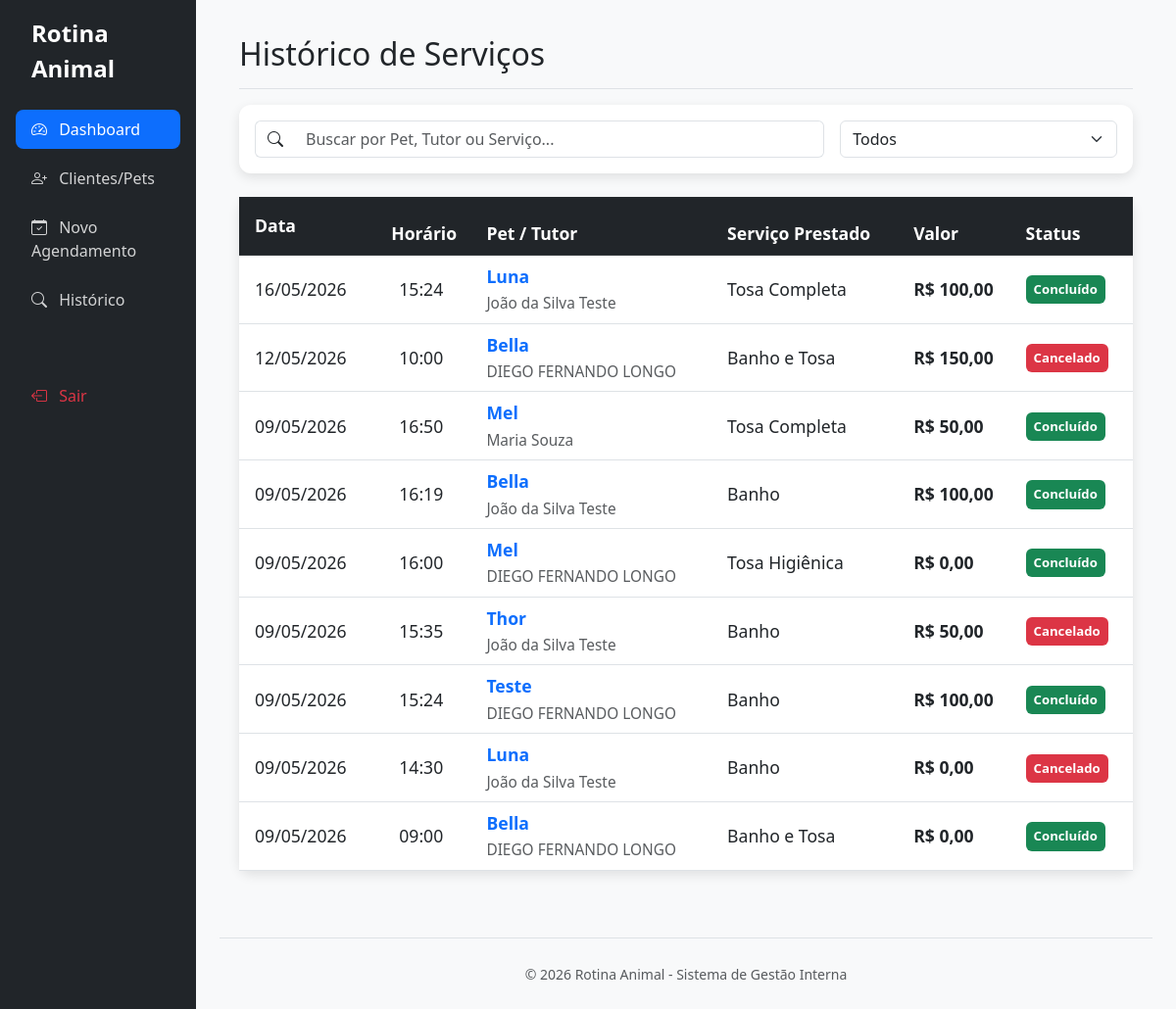
Screenshot of /historico/ with the database file from the repository.
### core/models.py (models this page shows, shortened)
class Agendamento(models.Model):
    STATUS_CHOICES = [
        ('pendente', 'Pendente'),
        ('em_andamento', 'Em Andamento'),
        ('concluido', 'Concluído'),
        ('cancelado', 'Cancelado'),
    ]
    cliente = models.ForeignKey(Cliente, on_delete=models.CASCADE)
    pet = models.ForeignKey(Pet, on_delete=models.CASCADE)
    data = models.DateField()
    hora_inicio = models.TimeField()
    tipo_servico = models.CharField(max_length=100)
    valor = models.DecimalField(max_digits=10, decimal_places=2, null=True, blank=True)
    status = models.CharField(max_length=20, choices=STATUS_CHOICES, default='pendente')
    pago = models.BooleanField(default=False)
    observacoes = models.TextField(null=True, blank=True)
    @property
    def status_class(self):
        return {'pendente': 'secondary', 'em_andamento': 'warning', 'concluido': 'success', 'cancelado': 'danger'}.get(self.status)
    class Meta:
        ordering = ['data', 'hora_inicio']

class Pet(models.Model):
    PORTE_CHOICES = [('pequeno', 'Pequeno'), ('medio', 'Médio'), ('grande', 'Grande')]
    cliente = models.ForeignKey(Cliente, on_delete=models.CASCADE, related_name='pets')
    nome_pet = models.CharField(max_length=100)
    raca_pet = models.CharField(max_length=100)
    porte_pet = models.CharField(max_length=20, choices=PORTE_CHOICES)
    idade_pet = models.CharField(max_length=20, null=True, blank=True)

class Cliente(models.Model):
    nome_cliente = models.CharField(max_length=100)
    telefone = models.CharField(max_length=20)
    cpf = models.CharField(max_length=11, unique=True, null=True, blank=True)
    rua = models.CharField(max_length=100, null=True, blank=True)
    numero = models.CharField(max_length=10, null=True, blank=True)
    bairro = models.CharField(max_length=100, null=True, blank=True)
    criado_em = models.DateTimeField(auto_now_add=True)

### core/views.py (the view)
# urls.py: path('historico/', views.historico_view, name='historico'),
def historico_view(request):
    status = request.GET.get('status', 'todos')
    query = request.GET.get('q', '').strip()
    historico_query = Agendamento.objects.filter(
        Q(status='cancelado') | Q(status='concluido', pago=True)
    )
    if status in ['concluido', 'cancelado']:
        historico_query = historico_query.filter(status=status)
    if query:
        historico_query = historico_query.filter(
            Q(pet__nome_pet__icontains=query) |
            Q(cliente__nome_cliente__icontains=query) |
            Q(tipo_servico__icontains=query)
        )
    historico = historico_query.order_by('-data', '-hora_inicio')
    return render(request, 'historico.html', {
        'historico': historico,
        'selected_status': status,
        'query': query,
    })

### templates/historico.html (shortened to what this page needs)
{% extends 'base.html' %}
{% block content %}
<div class="pt-3 pb-2 mb-3 border-bottom">
    <h1 class="h2">Histórico de Serviços</h1>
</div>
<div class="card card-tv mb-4">
    <div class="card-body">
        <form method="get">
            <div class="row g-3">
                <div class="col-md-8">
                    <div class="input-group">
                        <span class="input-group-text bg-white border-end-0"><i class="bi bi-search"></i></span>
                        <input type="text" name="q" class="form-control border-start-0" placeholder="Buscar por Pet, Tutor ou Serviço..." value="{{ query }}">
                    </div>
                </div>
                <div class="col-md-4">
                    <select class="form-select" name="status" onchange="this.form.submit()">
                        <option value="todos" {% if selected_status == 'todos' %}selected{% endif %}>Todos</option>
                    </select>
                </div>
            </div>
        </form>
    </div>
</div>
<div class="card card-tv">
    <div class="card-body p-0">
        <div class="table-responsive">
            <table class="table table-hover align-middle mb-0" style="font-size: 1.1rem;">
                <thead class="table-dark">
                    <tr>
                        <th class="p-3">Data</th>
                        <th>Horário</th>
                        <th>Pet / Tutor</th>
                        <th>Serviço Prestado</th>
                        <th>Valor</th>
                        <th>Status</th>
                    </tr>
                </thead>
                <tbody>
                    {% for item in historico %}
                    <tr>
                        <td class="p-3">{{ item.data_realizacao|default:item.data|date:"d/m/Y" }}</td>
                        <td class="p-3">{{ item.hora_realizacao|default:item.hora_inicio|time:"H:i" }}</td>
                        <td>
                            <span class="fw-bold text-primary">{{ item.pet.nome_pet }}</span><br>
                            <small class="text-muted">{{ item.cliente.nome_cliente }}</small>
                        </td>
                        <td>{{ item.tipo_servico }}</td>
                        <td class="fw-bold">R$ {{ item.valor|default:"0.00"|floatformat:2 }}</td>
                        <td>
                            <span class="badge bg-{{ item.status_class }} p-2">
                                {{ item.get_status_display }}
                            </span>
                        </td>
                    </tr>
                    {% endfor %}
                </tbody>
            </table>
        </div>
    </div>
</div>
{% endblock %}

### templates/base.html (style rules this page uses)
body { background-color: #f8f9fa; font-family: 'Segoe UI', Tahoma, Geneva, Verdana, sans-serif; }
.card-tv { border: none; box-shadow: 0 4px 12px rgba(0,0,0,0.1); border-radius: 12px; }

### rows the page displays
Agendamento: data_realizacao "16/05/2026", hora_realizacao "15:24", pet.nome_pet "Luna", cliente.nome_cliente "João da Silva Teste", tipo_servico "Tosa Completa", valor "100,00", status "Concluído"
Agendamento: data_realizacao "12/05/2026", hora_realizacao "10:00", pet.nome_pet "Bella", cliente.nome_cliente "DIEGO FERNANDO LONGO", tipo_servico "Banho e Tosa", valor "150,00", status "Cancelado"
Agendamento: data_realizacao "09/05/2026", hora_realizacao "16:50", pet.nome_pet "Mel", cliente.nome_cliente "Maria Souza", tipo_servico "Tosa Completa", valor "50,00", status "Concluído"
Agendamento: data_realizacao "09/05/2026", hora_realizacao "16:19", pet.nome_pet "Bella", cliente.nome_cliente "João da Silva Teste", tipo_servico "Banho", valor "100,00", status "Concluído"
Agendamento: data_realizacao "09/05/2026", hora_realizacao "16:00", pet.nome_pet "Mel", cliente.nome_cliente "DIEGO FERNANDO LONGO", tipo_servico "Tosa Higiênica", valor "0,00", status "Concluído"
Agendamento: data_realizacao "09/05/2026", hora_realizacao "15:35", pet.nome_pet "Thor", cliente.nome_cliente "João da Silva Teste", tipo_servico "Banho", valor "50,00", status "Cancelado"
Agendamento: data_realizacao "09/05/2026", hora_realizacao "15:24", pet.nome_pet "Teste", cliente.nome_cliente "DIEGO FERNANDO LONGO", tipo_servico "Banho", valor "100,00", status "Concluído"
Agendamento: data_realizacao "09/05/2026", hora_realizacao "14:30", pet.nome_pet "Luna", cliente.nome_cliente "João da Silva Teste", tipo_servico "Banho", valor "0,00", status "Cancelado"
Agendamento: data_realizacao "09/05/2026", hora_realizacao "09:00", pet.nome_pet "Bella", cliente.nome_cliente "DIEGO FERNANDO LONGO", tipo_servico "Banho e Tosa", valor "0,00", status "Concluído"
